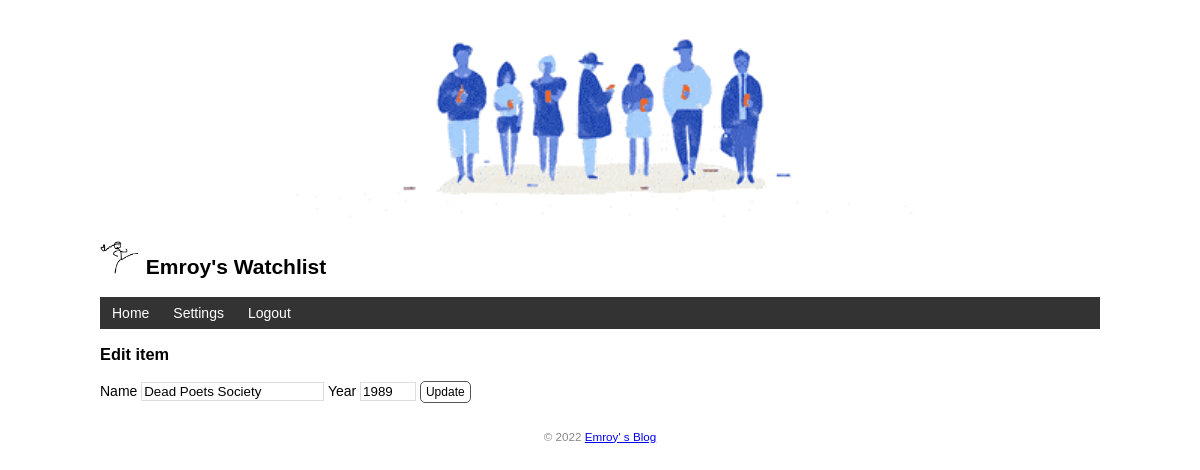
The page /book/edit/2 (signed in) on the database its author committed.
### app.py (models this page shows, shortened)
class User(db.Model, UserMixin):  # 表名user(自动生成) 单个单词转小写 多个小写下划线分割
    id = db.Column(db.Integer, primary_key=True)  # 主键
    name = db.Column(db.String(20))   # 名字
    username = db.Column(db.String(20))  # 用户名
    password_hash = db.Column(db.String(128))  # 密码散列值

class Book(db.Model):  # 表名book
    id = db.Column(db.Integer, primary_key=True)
    title = db.Column(db.String(60))  # 书名
    year = db.Column(db.String(4))  # 年份

### app.py (the view, shortened to what this page needs)
@app.route('/book/edit/<int:book_id>', methods=['GET', 'POST'])
@login_required   # 视图保护层面附加装饰器，不允许未登录用户访问  页面上有些内容需要对未登录用户隐藏 ，即认证保护。
def edit(book_id):
    book = Book.query.get_or_404(book_id)
    return render_template('edit.html', book=book)  # 传入被编辑的电影记录

### app.py (called while the page is built)
@app.context_processor
def inject_user():  # 函数名可以随意修改
    user = User.query.first()
    return dict(user=user)  # 需要返回字典，等同于 return {'user': user}

@login_manager.user_loader
def load_user(user_id):  # 创建用户加载回调函数，接受用户I的作为参数
    user = User.query.get(int(user_id))  # 用ID作为User模型类的主键查询对应的用户
    return user  # 返回用户对象

### templates/edit.html
{% extends 'base.html' %}
{% block content %}
<h3>Edit item</h3>
<form method="post">
    Name <input type="text" name="title" autocomplete="off" required value="{{ book.title }}">
    Year <input type="text" name="year" autocomplete="off" required value="{{ book.year }}">
    <input class="btn" type="submit" name="submit" value="Update">
</form>
{% endblock %}

### templates/base.html (shortened to what this page needs)
<!DOCTYPE html>
<html lang="en">
<head>
    {% block head %}
    <link rel="stylesheet" href="{{ url_for('static', filename='style.css') }}" type="text/css">
    {% endblock %}
</head>
<body>
    <h2>
        <img alt="people" class="people" src="{{ url_for('static', filename='images/people.gif') }}">
        <br>
        <img alt="Avatar" class="avatar" src="{{ url_for('static', filename='images/logo.png') }}">
        {{ user.name }}'s Watchlist
    </h2>
    <nav>
        <ul>
            <li><a href="{{ url_for('index') }}">Home</a></li>
        {% if current_user.is_authenticated %}
            <li><a href="{{ url_for('settings') }}">Settings</a></li>
            <li><a href="{{ url_for('logout') }}">Logout</a></li>
        {% else %}
            <li><a href="{{ url_for('login') }}">Login</a></li>
        {% endif %}
        </ul>
    </nav>
    {% block content %}{% endblock %}
    <footer>
        <small>&copy; 2022 <a href="https://prime.org.cn/">Emroy' s Blog</a></small>
    </footer>
</body>
</html>

### static/style.css (style rules this page uses)
body { margin: auto; max-width: 1000px; font-size: 14px; font-family: Helvetica, Arial, sans-serif; }
footer { color: #888; margin-top: 15px; text-align: center; padding: 10px; }
.avatar { width: 40px; }
.people { display: block; margin: 0 auto; height: 200px; }
nav ul { list-style-type: none; margin: 0; padding: 0; overflow: hidden; background-color: #333; }
nav li { float: left; }
nav li a { display: block; color: white; text-align: center; padding: 8px 12px; text-decoration: none; }
input[type=submit] { font-family: inherit; }
input[type=text] { border: 1px solid #ddd; }
input[name=year] { width: 50px; }
.btn { font-size: 12px; padding: 3px 5px; text-decoration: none; cursor: pointer; background-color: white; color: black; border: 1px solid #555555; border-radius: 5px; }

### rows shown on the page
User: name "Emroy"
Book: title "Dead Poets Society", year "1989"
